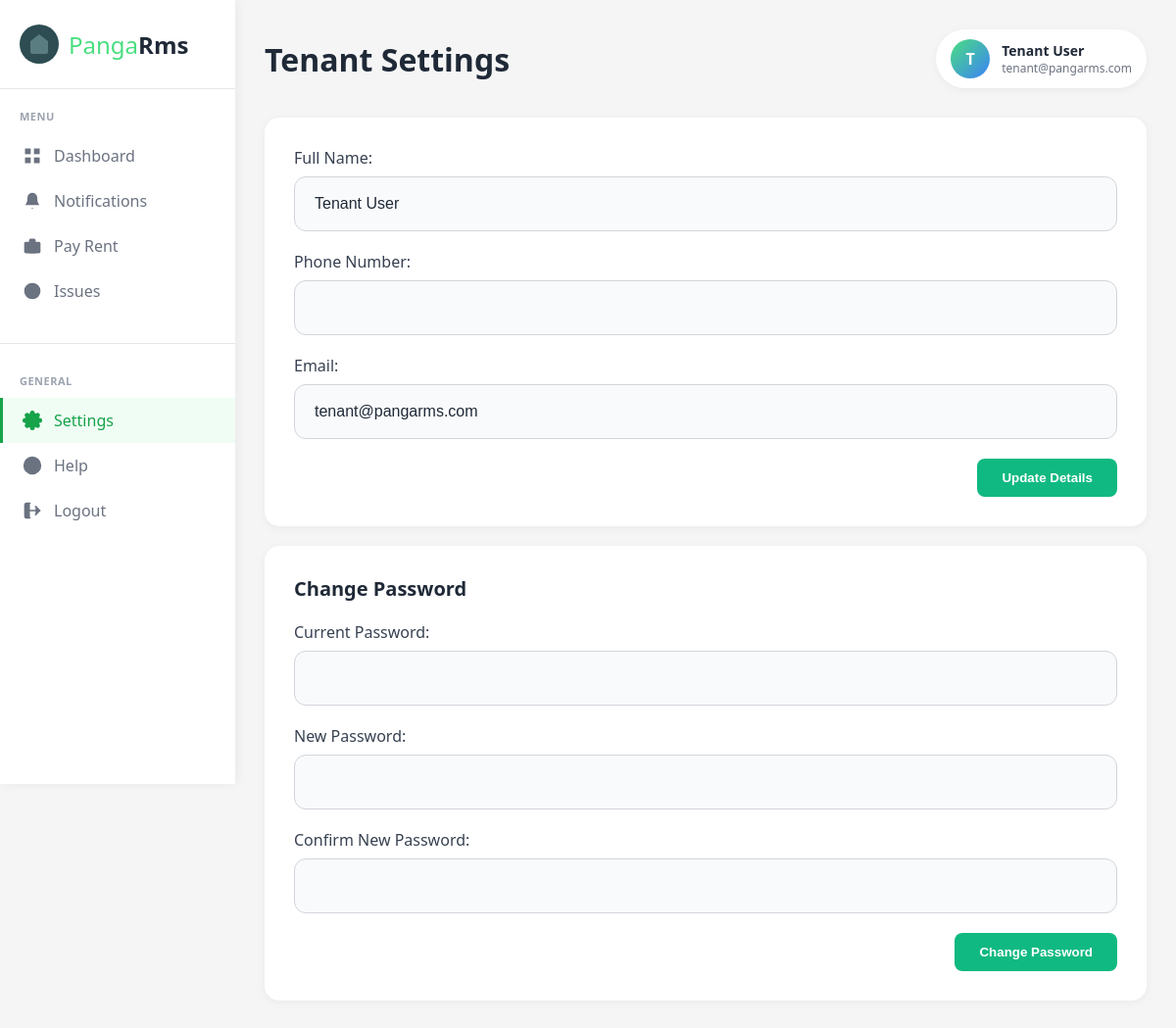
The app's page /tenant_settings.php (signed in) with its own data.
### tables this page shows
CREATE TABLE IF NOT EXISTS users (
    id INT AUTO_INCREMENT PRIMARY KEY,
    fullname VARCHAR(100) NOT NULL,
    email VARCHAR(100) NOT NULL UNIQUE,
    username VARCHAR(50) NOT NULL UNIQUE,
    password VARCHAR(255) NOT NULL,
    phone_number VARCHAR(20),
    role ENUM('tenant', 'caretaker', 'landlord') NOT NULL DEFAULT 'tenant',
    created_at TIMESTAMP DEFAULT CURRENT_TIMESTAMP,
    updated_at TIMESTAMP DEFAULT CURRENT_TIMESTAMP ON UPDATE CURRENT_TIMESTAMP,
    last_login TIMESTAMP NULL,
    status ENUM('active', 'inactive', 'suspended') DEFAULT 'active',
    INDEX idx_username (username),
    INDEX idx_email (email),
    INDEX idx_role (role)
);

### tenant_settings.php (the view, shortened to what this page needs)
<?php
$user_id = $_SESSION['user_id'];
$conn = getDBConnection();
$current_fullname = '';
$current_phone_number = '';
$current_email = '';
$stmt_fetch = $conn->prepare("SELECT fullname, phone_number, password, email FROM users WHERE id = ?");
$stmt_fetch->bind_param("i", $user_id);
$stmt_fetch->execute();
$result_fetch = $stmt_fetch->get_result();
if ($result_fetch->num_rows > 0) {
    $user_data = $result_fetch->fetch_assoc();
    $current_fullname = $user_data['fullname'];
    $current_phone_number = $user_data['phone_number'];
    $current_email = $user_data['email'];
}
?>
<!DOCTYPE html>
<html lang="en">
<head>
    <link rel="stylesheet" href="css/main.css">
    <link rel="stylesheet" href="css/inputs.css">
</head>
<body>
    <?php include 'sidebar.php'; ?>
    <div class="main-content">
        <div class="top-bar">
            <h1 class="page-title">Tenant Settings</h1>
            <div class="user-profile">
                <div class="user-avatar">
                    <?php echo strtoupper(substr($current_fullname, 0, 1)); ?>
                </div>
                <div class="user-info">
                    <div class="user-name"><?php echo htmlspecialchars($current_fullname); ?></div>
                    <div class="user-email"><?php echo htmlspecialchars($current_email); ?></div>
                </div>
            </div>
        </div>
        <div class="settings-container">
            <form action="tenant_settings.php" method="post" class="settings-form">
                <div class="form-group">
                    <label for="fullname" class="form-label">Full Name:</label>
                    <input type="text" id="fullname" name="fullname" class="form-input form-input-light" value="<?php echo htmlspecialchars($current_fullname); ?>" required>
                </div>
                <div class="form-group">
                    <label for="phone_number" class="form-label">Phone Number:</label>
                    <input type="text" id="phone_number" name="phone_number" class="form-input form-input-light" value="<?php echo htmlspecialchars($current_phone_number); ?>" required>
                </div>
                <div class="form-group">
                    <label for="email" class="form-label">Email:</label>
                    <input type="email" id="email" name="email" class="form-input form-input-light" value="<?php echo htmlspecialchars($current_email); ?>" required>
                </div>
                <div class="form-actions">
                    <button type="submit" name="update_details" class="submit-btn">Update Details</button>
                </div>
            </form>
        </div>
        <div class="settings-container" style="margin-top: 20px;">
            <div class="form-group">
                <h3>Change Password</h3>
            </div>
            <form action="tenant_settings.php" method="post" class="settings-form">
                <div class="form-group">
                    <label for="current_password" class="form-label">Current Password:</label>
                    <input type="password" id="current_password" name="current_password" class="form-input form-input-light" required>
                </div>
                <div class="form-group">
                    <label for="new_password" class="form-label">New Password:</label>
                    <input type="password" id="new_password" name="new_password" class="form-input form-input-light" required>
                </div>
                <div class="form-group">
                    <label for="confirm_new_password" class="form-label">Confirm New Password:</label>
                    <input type="password" id="confirm_new_password" name="confirm_new_password" class="form-input form-input-light" required>
                </div>
                <div class="form-actions">
                    <button type="submit" name="change_password" class="submit-btn">Change Password</button>
                </div>
            </form>
        </div>
    </div>
</body>
</html>

### css/main.css (style rules this page uses)
* { margin: 0; padding: 0; box-sizing: border-box; }
body { font-family: 'Segoe UI', Tahoma, Geneva, Verdana, sans-serif; background: #f5f5f5; display: flex; min-height: 100vh; }
.main-content { margin-left: 240px; flex: 1; padding: 30px; background: #f5f5f5; }
.top-bar { display: flex; justify-content: space-between; align-items: center; margin-bottom: 30px; }
.page-title { font-size: 32px; color: #1f2937; font-weight: 600; }
.user-profile { display: flex; align-items: center; gap: 12px; background: white; padding: 10px 15px; border-radius: 30px; box-shadow: 0 2px 8px rgba(0,0,0,0.05); }
.user-avatar { width: 40px; height: 40px; border-radius: 50%; background: linear-gradient(135deg, #4ade80, #3b82f6); display: flex; align-items: center; justify-content: center; color: white; font-weight: 600; font-size: 16px; }
.user-info { display: flex; flex-direction: column; }
.user-name { font-weight: 600; color: #1f2937; font-size: 14px; }
.user-email { font-size: 12px; color: #6b7280; }
.form-group { margin-bottom: 20px; }
.form-group label { display: block; margin-bottom: 8px; font-weight: 500; color: #374151; }
.form-actions { text-align: right; }
.submit-btn { background: #10b981; color: white; padding: 12px 25px; border: none; border-radius: 8px; font-weight: 600; cursor: pointer; transition: background-color 0.3s; }
.settings-container h3 { font-size: 20px; font-weight: 600; color: #1f2937; margin-bottom: 20px; }
.settings-container { background: white; border-radius: 15px; padding: 30px; box-shadow: 0 2px 10px rgba(0,0,0,0.05); margin-bottom: 20px; }
.form-label { display: block; margin-bottom: 8px; font-weight: 500; color: #374151; }

### css/inputs.css (style rules this page uses)
.form-input, .form-group select, .form-group textarea { width: 100%; padding: 18px 20px; background: rgba(255, 255, 255, 0.1); border: 1px solid rgba(255, 255, 255, 0.2); border-radius: 12px; color: #e5e7eb; font-size: 16px; transition: all 0.3s; }
.form-input::placeholder, .form-group textarea::placeholder { color: #9ca3af; }
.form-input-light { background: #f9fafb; border: 1px solid #d1d5db; color: #1f2937; }
.form-input-light::placeholder { color: #9ca3af; }

### records on screen
users: fullname "T", fullname "Tenant User", email "tenant@pangarms.com"
